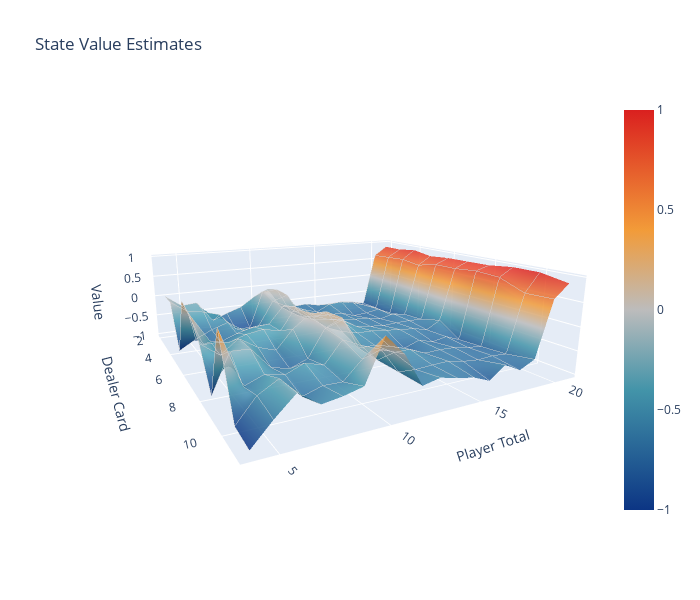

The cell this chart's notebook holds for it:
### Markdown cell above
#### Observations:
- The dotted line indicates the mean profit.
- On average we lose about $\$$180 a night.
- Over the course of 5000 sessions, we manage to end up ahead about 0.15% of the time.

### Finding an optimal policy
This strategy is clearly suboptimal, and since we aspire for more, we want to identify an optimal strategy for Blackjack, enabling mathematically perfect decisions. However, due to Blackjack's inherent randomness and numerous possible game states, deriving an optimal solution through traditional dynamic programming methods is quite complex. So, let's outline the approach we're going to use to uncover the optimal policy:

1. We begin with a provisional policy—say, always stick if our hand total is 20 or higher.
2. We assess this policy's performance using reinforcement learning to approximate a state-action value function, mapping each possible game state to its corresponding reward when we apply our policy.
3. We update our current policy by selecting actions that yield the highest state-action value.
4. We return to step 2 and continue iterating.


## Monte Carlo Methods
Monte Carlo methods are a class of computational algorithms that rely on repeated random sampling to make numerical estimations of unknown parameters. 
The term "Monte Carlo" is often used broadly to describe any estimation method involving significant randomness.

First, we will explore the prediction problem, where we aim to compute $v_π$ and $q_π$ for a fixed, arbitrary policy $π$. After understanding policy prediction, we will delve into policy improvement and finally address the control problem, solved via Generalized Policy Iteration (GPI).

### Monte Carlo prediction
Our initial focus will be Monte Carlo methods for estimating the state-value function (V function) for a given policy. Remember, a state's value signifies the expected return - the anticipated cumulative future discounted reward beginning from that state. A logical method to estimate this from experience is by averaging the returns observed following visits to the state. As more returns accumulate, this average should converge to the expected value. This principle underlies all Monte Carlo methods.

Consider a scenario where we want to estimate $v_π(s)$, the value of a state $s$ under policy $π$. We have a set of episodes that have been collected by following $π$ and include visits to $s$. An episode might include multiple visits to $s$. We distinguish the first occurrence of $s$ in an episode as the first visit to $s$.

The first-visit Monte Carlo (MC) method estimates $v_π(s)$ as the average of the returns following the first visits to $s$, while the every-visit MC method averages the returns after all visits to $s$. Though these two MC methods are quite similar, they exhibit slightly different theoretical properties.

Let's consider an agent following the simple stick over 20 strategy we saw earlier.

Using this simple agent and policy, we will use the first-visit Monte Carlo method to compute the state-value function. We will then visualize this state-value function with a 3D surface plot. This visual exploration will give us insights into how the policy performs in different game states.

### Code cell
def first_visit_mc(env: Blackjack, agent, n_iterations=10000):
    '''
    Performs First-Visit Monte Carlo prediction for a Blackjack environment and agent.
    
    Args:
        env: Blackjack environment in which the agent acts.
        agent: The agent that interacts with the environment.
        n_iterations: The number of episodes to generate for the evaluation.
    
    Returns:
        value_estimates: A dictionary where keys are states and values are the estimated values of those states.
        average_return_per_episode: The average return per episode over all episodes.
    '''
    
    # Initialize dictionaries for the cumulative return and the count of visits for each state
    value_sums = defaultdict(float)
    state_counts = defaultdict(float)

    # Variable to keep track of the total return from all episodes
    total_return = 0 

    for i in range(n_iterations):
        # Reset the environment and agent for the new episode
        observations = env.reset()
        agent.reset()
        
        # Generate an episode by following the agent's policy
        episode = []
        while not env.is_done():
            # Get the current action, using the agent's policy
            action = agent.policy[observations]

            # Perform the action and get the reward
            next_observations, reward, _, _ = env.action(action)
            
            # Add the observed state-action-reward tuple to the episode
            episode.append((observations, action, reward))
            
            # Move to the next state
            observations = next_observations

        # Initialize the total return for the current episode
        G = 0   
        
        # Create a set to store visited states of the current episode
        visited_states = set()  
        
        # Loop backwards through the episode
        for t in range(len(episode)-1, -1, -1):
            # Get the state, action, and reward of the current step
            obs, action, reward = episode[t]
            
            # Update the total return
            G += reward 

            # If it's the first visit of the state in the current episode,
            # update the state's cumulative return and count of visits
            if obs not in visited_states:
                value_sums[obs] += G
                state_counts[obs] += 1
                visited_states.add(obs)

        # Add the total return of the current episode to the total return from all episodes
        total_return += G

    # Compute the value estimates by averaging the cumulative returns over the number of visits for each state
    value_estimates = {state: value_sums[state] / state_counts[state]
                        for state in value_sums}
    
    # Calculate the average return per episode
    average_return_per_episode = total_return / n_iterations

    return value_estimates, average_return_per_episode


import pandas as pd
import numpy as np
import plotly 
plotly.offline.init_notebook_mode(connected=True)
import plotly.graph_objects as go


def plot_value_function(value_estimates, usable_ace=False):
    
    colorscale = [[0, '#0C3584'],   # Blue
                  [0.3, '#4394A9'], # Teal
                  [0.5, '#BCBCBC'], # Light gray
                  [0.7, '#F29B39'], # Orange
                  [1, '#DA201F']]   # Red
    
    # Convert the dictionary to a pandas DataFrame
    data = pd.DataFrame([(obs[0], obs[1], obs[2], value) 
                        for obs, value in value_estimates.items()],
                        columns=["player_total", "dealer_card", "usable_ace", "value"])

    # Create a grid of player totals and dealer cards
    player_totals = np.arange(4, 22)
    dealer_cards = np.arange(2, 12)

    # Create 3D surfaces for the cases with and without a usable ace
    fig = go.Figure()

    # Filter data based on the usability of the ace and pivot to create a 2D array of values
    filtered_data = data[data['usable_ace'] == usable_ace]
    z_values = filtered_data.pivot(index='player_total', columns='dealer_card', values='value').reindex(index=player_totals, columns=dealer_cards)

    fig.add_trace(go.Surface(x=dealer_cards, y=player_totals, z=z_values, 
                         showscale=True, colorscale=colorscale, opacity=0.85, cmid=0,
                         contours = {
                             "x": {"show": True, "start": dealer_cards[0], "end": dealer_cards[-1], "size": 1, "color":"rgba(200, 200, 200, 0.95)"},
                             "y": {"show": True, "start": player_totals[0], "end": player_totals[-1], "size": 1, "color":"rgba(200, 200, 200, 0.95)"},
                             "z": {"show": False, "start": z_values.min().min(), "end": z_values.max().max(), "size": 1, "color":"white"}
                         }))
    fig.update_layout(
    title="State Value Estimates",
    autosize=False,
    width=700,
    height=600,
    scene=dict(
        xaxis_title='Dealer Card',
        yaxis_title='Player Total',
        zaxis_title='Value',
        aspectratio=dict(x=1, y=1, z=0.3),
        camera=dict(
            up=dict(x=0, y=0, z=1),
            center=dict(x=0, y=0, z=0),
            eye=dict(x=1.4, y=-0.75, z=0.4)
        )
    )
)

    # Show the figure
    fig.show()
    
    
# Call the function
env = Blackjack(stake=1, n_decks=4)
agent_simple = SimpleAgent()
value_estimates_simple_agent, avg_return = first_visit_mc(env, agent_simple, n_iterations=10000)

plot_value_function(value_estimates_simple_agent, usable_ace=False)

### Figure 1 — Plotly figure (JSON) as saved in the notebook; plotly's stock layout.template omitted (floating-point values rounded to 4 significant figures; data arrays with more than 128 entries replaced by an {"elided": "..."} marker saying what was removed)
{"data": [{"cmid": 0, "colorscale": [[0, "#0C3584"], [0.3, "#4394A9"], [0.5, "#BCBCBC"], [0.7, "#F29B39"], [1, "#DA201F"]], "contours": {"x": {"color": "rgba(200, 200, 200, 0.95)", "end": 11, "show": true, "size": 1, "start": 2}, "y": {"color": "rgba(200, 200, 200, 0.95)", "end": 21, "show": true, "size": 1, "start": 4}, "z": {"color": "white", "end": 0.9747, "show": false, "size": 1, "start": -1.0}}, "opacity": 0.85, "showscale": true, "type": "surface", "x": [2, 3, 4, 5, 6, 7, 8, 9, 10, 11], "y": [4, 5, 6, 7, 8, 9, 10, 11, 12, 13, 14, 15, 16, 17, 18, 19, 20, 21], "z": {"elided": "18x10 float values"}}], "layout": {"autosize": false, "height": 600, "scene": {"aspectratio": {"x": 1, "y": 1, "z": 0.3}, "camera": {"center": {"x": 0, "y": 0, "z": 0}, "eye": {"x": 1.4, "y": -0.75, "z": 0.4}, "up": {"x": 0, "y": 0, "z": 1}}, "xaxis": {"title": {"text": "Dealer Card"}}, "yaxis": {"title": {"text": "Player Total"}}, "zaxis": {"title": {"text": "Value"}}}, "title": {"text": "State Value Estimates"}, "width": 700}}
